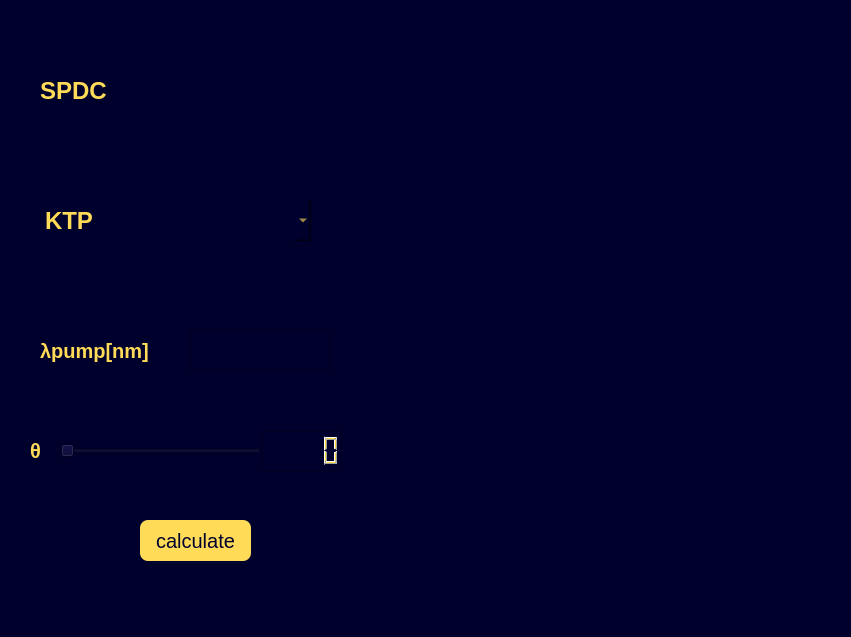
<?xml version="1.0" encoding="UTF-8"?>
<ui version="4.0">
 <class>MainWindow</class>
 <widget class="QMainWindow" name="MainWindow">
  <property name="geometry">
   <rect>
    <x>0</x>
    <y>0</y>
    <width>851</width>
    <height>637</height>
   </rect>
  </property>
  <property name="windowTitle">
   <string>MainWindow</string>
  </property>
  <property name="styleSheet">
   <string notr="true">background-color:rgb(0, 0, 45);
color:rgb(255, 219, 60);</string>
  </property>
  <widget class="QWidget" name="centralwidget">
   <widget class="QWidget" name="verticalLayoutWidget">
    <property name="geometry">
     <rect>
      <x>360</x>
      <y>50</y>
      <width>811</width>
      <height>641</height>
     </rect>
    </property>
    <layout class="QVBoxLayout" name="matplotlib"/>
   </widget>
   <widget class="QComboBox" name="crystal">
    <property name="geometry">
     <rect>
      <x>40</x>
      <y>200</y>
      <width>271</width>
      <height>41</height>
     </rect>
    </property>
    <property name="styleSheet">
     <string notr="true">font-size: 24px;
font: bold;
color:rgb(255, 219, 88);
border:none;</string>
    </property>
    <item>
     <property name="text">
      <string>KTP</string>
     </property>
    </item>
    <item>
     <property name="text">
      <string>BBO</string>
     </property>
    </item>
    <item>
     <property name="text">
      <string>PPLN:MgO</string>
     </property>
    </item>
    <item>
     <property name="text">
      <string>PPLN</string>
     </property>
    </item>
    <item>
     <property name="text">
      <string>LiNbO3</string>
     </property>
    </item>
    <item>
     <property name="text">
      <string>PPKTP</string>
     </property>
    </item>
    <item>
     <property name="text">
      <string>LBO</string>
     </property>
    </item>
   </widget>
   <widget class="QLabel" name="label_landapump">
    <property name="geometry">
     <rect>
      <x>40</x>
      <y>330</y>
      <width>171</width>
      <height>41</height>
     </rect>
    </property>
    <property name="styleSheet">
     <string notr="true">font-size: 20px;
font: bold;
color:rgb(255, 219, 88);
border:none;</string>
    </property>
    <property name="text">
     <string>λpump[nm]</string>
    </property>
   </widget>
   <widget class="QLineEdit" name="landapump">
    <property name="geometry">
     <rect>
      <x>190</x>
      <y>330</y>
      <width>141</width>
      <height>41</height>
     </rect>
    </property>
    <property name="styleSheet">
     <string notr="true">font-size: 18px;
text-align:center;</string>
    </property>
   </widget>
   <widget class="QPushButton" name="button">
    <property name="geometry">
     <rect>
      <x>140</x>
      <y>520</y>
      <width>111</width>
      <height>41</height>
     </rect>
    </property>
    <property name="styleSheet">
     <string notr="true">background-color: rgb(255, 219, 88);
color:rgb(0, 0, 45);
font-size: 20px;
border-radius:8px;</string>
    </property>
    <property name="text">
     <string>calculate</string>
    </property>
   </widget>
   <widget class="QLabel" name="label">
    <property name="geometry">
     <rect>
      <x>40</x>
      <y>70</y>
      <width>271</width>
      <height>41</height>
     </rect>
    </property>
    <property name="styleSheet">
     <string notr="true">font-size: 24px;
font: bold;
color:rgb(255, 219, 88);
border:none;</string>
    </property>
    <property name="text">
     <string>SPDC</string>
    </property>
   </widget>
   <widget class="QSlider" name="degreeSlider">
    <property name="geometry">
     <rect>
      <x>60</x>
      <y>440</y>
      <width>201</width>
      <height>22</height>
     </rect>
    </property>
    <property name="orientation">
     <enum>Qt::Horizontal</enum>
    </property>
   </widget>
   <widget class="QLCDNumber" name="degreeNumber">
    <property name="geometry">
     <rect>
      <x>260</x>
      <y>430</y>
      <width>81</width>
      <height>41</height>
     </rect>
    </property>
   </widget>
   <widget class="QLabel" name="labelT">
    <property name="geometry">
     <rect>
      <x>30</x>
      <y>430</y>
      <width>31</width>
      <height>41</height>
     </rect>
    </property>
    <property name="styleSheet">
     <string notr="true">font-size: 20px;
font: bold;
color:rgb(255, 219, 88);
border:none;</string>
    </property>
    <property name="text">
     <string>θ</string>
    </property>
   </widget>
  </widget>
  <widget class="QMenuBar" name="menubar">
   <property name="geometry">
    <rect>
     <x>0</x>
     <y>0</y>
     <width>851</width>
     <height>21</height>
    </rect>
   </property>
  </widget>
  <widget class="QStatusBar" name="statusbar"/>
 </widget>
 <resources/>
 <connections/>
</ui>
